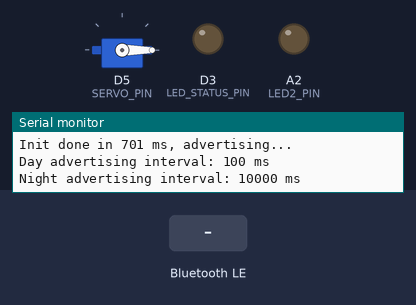
A program run on a simulated nRF52 board. Shown: servo, output pins drawn as LEDs (lit = HIGH), the last lines printed to the serial monitor. The test bench sets the inputs (shaded band). A phone connects over Bluetooth LE 3 s after start.

Above: at 1.9 s.
2.0 s: Bluetooth LE write "ANGLE:90" received
At 3.6 s:
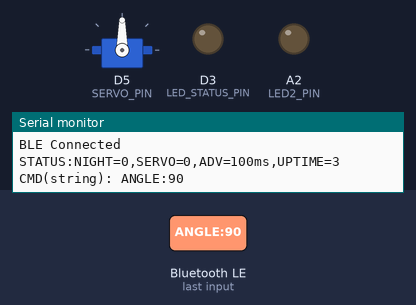
4.6 s: Bluetooth LE write "CLOSE" received
At 6.0 s:
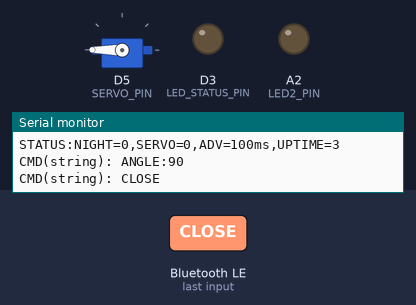
7.0 s: Bluetooth LE write "ANGLE:" received
At 8.8 s:
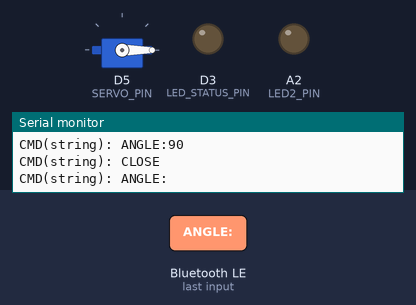
Timing chart, 0 to 10.3 s (numbered marks = the images above; inputs shaded):
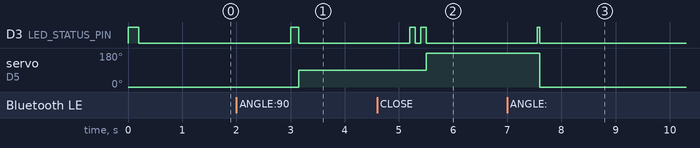

Measured:
- after the input at 2.0 s, servo on D5 (SERVO_PIN): 0° → 90° after 1.2 s
- after the input at 4.6 s, D3 (LED_STATUS_PIN): alternates HIGH for 0.10 s and LOW for 0.10 s, 4 changes in all, then stays LOW, starting after 0.60 s; servo on D5 (SERVO_PIN): 90° → 180° after 0.90 s
- after the input at 7.0 s, D3 (LED_STATUS_PIN): LOW → HIGH after 0.55 s, → LOW 0.05 s later; servo on D5 (SERVO_PIN): 180° → 0° after 0.60 s

The program:

main.cpp
```cpp
/**
 * BLE 舵机控制器 for nRF52840
 *
 * 移植自 ESP-NOW 门锁 (main.c) 的全部功能:
 *   - 舵机控制: OPEN / CLOSE / ANGLE:N (0-180°)
 *   - 工作模式: DAY (短广播间隔) / NIGHT (长广播间隔, 省电)
 *   - LED 状态指示
 *   - 命令 ACK 回执
 *   - 启动日志/状态上报
 *
 * 指令 (字符串方式):
 *   "OPEN"      - 开门 (0°)
 *   "CLOSE"     - 关门 (180°)
 *   "ANGLE:90"  - 指定角度
 *   "NIGHT"     - 夜间模式 (省电, 长广播间隔)
 *   "DAY"       - 白天模式 (正常, 短广播间隔)
 *   "STATUS"    - 查询当前状态
 *
 * 指令 (十六进制方式, 与 ESP-NOW 门锁协议对齐):
 *   0x01 = OPEN
 *   0x02 = CLOSE
 *   0x03 = NIGHT
 *   0x04 = DAY
 *   "ANGLE:0xNN" = 指定角度 (0x00-0xB4)
 *
 * 硬件: Adafruit Feather nRF52840 + MG946R 舵机
 * 省电: NIGHT 模式广播间隔 10s → 功耗极低
 */

#include <Arduino.h>
#include <bluefruit.h>
#include <Servo.h>

// ===================================================================
// 硬件引脚配置
// ===================================================================
#define SERVO_PIN       5       // 舵机 PWM 引脚
#define LED_STATUS_PIN  LED_BUILTIN  // 状态 LED (板载)
// 第二 LED (可选, 如无则注释掉或与 LED_BUILTIN 同引脚)
#ifndef PIN_LED2
#define LED2_PIN        16      // 第二 LED (Adafruit nRF52840: 16 = 蓝色)
#endif

// ===================================================================
// 舵机参数
// ===================================================================
#define SERVO_OPEN_DEG   0       // 开门角度
#define SERVO_CLOSE_DEG  180     // 关门角度
#define SERVO_HOLD_MS    2000    // 舵机保持通电时间

// ===================================================================
// BLE UUID (128-bit, 与原始保持一致)
// ===================================================================
BLEUuid svc_uuid("19B10000-E8F2-537E-4F6C-D104768A1214");
BLEUuid tx_uuid("19B10001-E8F2-537E-4F6C-D104768A1214");  // Notify (TX)
BLEUuid rx_uuid("19B10002-E8F2-537E-4F6C-D104768A1214");  // Write  (RX)

BLECharacteristic tx, rx;

// ===================================================================
// 工作模式
// ===================================================================
// DAY:  正常广播间隔 (快速响应)
// NIGHT: 省电长广播间隔 (~10s, 极低功耗, 首次连接可能稍慢)
#define ADV_INTERVAL_DAY_MS    100     // 白天广播间隔
#define ADV_INTERVAL_NIGHT_MS  10000   // 夜间广播间隔 (10s, 省电)

// ===================================================================
// 全局状态
// ===================================================================
Servo servo;
static bool night_mode = false;   // 夜间模式标志
static bool servo_active = false; // 舵机是否正在动作

// ===================================================================
// LED 控制
// ===================================================================
static void led_init(void)
{
    pinMode(LED_STATUS_PIN, OUTPUT);
    digitalWrite(LED_STATUS_PIN, LOW);
#ifdef LED2_PIN
    pinMode(LED2_PIN, OUTPUT);
    digitalWrite(LED2_PIN, LOW);
#endif
}

// 快闪 N 次 (用于指示命令执行)
static void led_flash(int count, int delay_ms)
{
    for (int i = 0; i < count; i++) {
        digitalWrite(LED_STATUS_PIN, HIGH);
        delay(delay_ms);
        digitalWrite(LED_STATUS_PIN, LOW);
        if (i < count - 1) delay(delay_ms);
    }
}

// 设置状态 LED (常亮/灭)
static void led_set(bool on)
{
    digitalWrite(LED_STATUS_PIN, on ? HIGH : LOW);
}

// ===================================================================
// 舵机控制
// ===================================================================
static void servo_do_open(void)
{
    servo_active = true;
    led_flash(1, 100);
    servo.attach(SERVO_PIN);
    servo.write(SERVO_OPEN_DEG);
    delay(SERVO_HOLD_MS);
    servo.detach();
    servo_active = false;
    led_set(LOW);
}

static void servo_do_close(void)
{
    servo_active = true;
    led_flash(2, 100);
    servo.attach(SERVO_PIN);
    servo.write(SERVO_CLOSE_DEG);
    delay(SERVO_HOLD_MS);
    servo.detach();
    servo_active = false;
    led_set(LOW);
}

static void servo_do_angle(int angle)
{
    if (angle < 0 || angle > 180) return;
    servo_active = true;
    led_flash(1, 50);
    servo.attach(SERVO_PIN);
    servo.write(angle);
    delay(SERVO_HOLD_MS);
    servo.detach();
    servo_active = false;
    led_set(LOW);
}

// ===================================================================
// 模式切换
// ===================================================================
static void set_day_mode(void)
{
    night_mode = false;
    Bluefruit.Advertising.stop();
    Bluefruit.Advertising.setInterval(ADV_INTERVAL_DAY_MS, ADV_INTERVAL_DAY_MS);
    Bluefruit.Advertising.start(0);  // 0 = 无限广播
    led_flash(3, 80);
    Serial.println("Mode: DAY (fast advertising)");
}

static void set_night_mode(void)
{
    night_mode = true;
    Bluefruit.Advertising.stop();
    Bluefruit.Advertising.setInterval(ADV_INTERVAL_NIGHT_MS, ADV_INTERVAL_NIGHT_MS);
    Bluefruit.Advertising.start(0);  // 0 = 无限广播
    led_flash(1, 300);
    Serial.println("Mode: NIGHT (low power advertising)");
}

// ===================================================================
// 状态上报
// ===================================================================
static void report_status(void)
{
    char buf[64];
    snprintf(buf, sizeof(buf),
        "STATUS:NIGHT=%d,SERVO=%d,ADV=%lums,UPTIME=%lu",
        night_mode ? 1 : 0,
        servo_active ? 1 : 0,
        night_mode ? (unsigned long)ADV_INTERVAL_NIGHT_MS : (unsigned long)ADV_INTERVAL_DAY_MS,
        (unsigned long)(millis() / 1000));
    tx.notify(buf, strlen(buf));
    Serial.println(buf);
}

// ===================================================================
// BLE 接收回调
// ===================================================================
void rx_cb(uint16_t conn_handle, BLECharacteristic *chr, uint8_t *data, uint16_t len)
{
    if (len == 0) return;

    // ─── 判断是字符串命令还是十六进制命令 ───
    // 如果第一个字节是 0x00-0x04 且长度=1, 按十六进制协议处理
    if (len == 1 && data[0] <= 0x04) {
        switch (data[0]) {
            case 0x01:  // CMD_OPEN
                Serial.println("CMD: OPEN (hex)");
                tx.notify("OK:OPEN");
                servo_do_open();
                break;
            case 0x02:  // CMD_CLOSE
                Serial.println("CMD: CLOSE (hex)");
                tx.notify("OK:CLOSE");
                servo_do_close();
                break;
            case 0x03:  // CMD_NIGHT
                Serial.println("CMD: NIGHT (hex)");
                tx.notify("OK:NIGHT");
                set_night_mode();
                break;
            case 0x04:  // CMD_DAY
                Serial.println("CMD: DAY (hex)");
                tx.notify("OK:DAY");
                set_day_mode();
                break;
            default:
                tx.notify("ERR:UNKNOWN");
                break;
        }
        return;
    }

    // ─── 字符串命令解析 ───
    String cmd;
    cmd.reserve(len);
    for (uint16_t i = 0; i < len; i++) {
        cmd += (char)data[i];
    }
    Serial.print("CMD(string): ");
    Serial.println(cmd);

    if (cmd == "OPEN") {
        tx.notify("OK:OPEN");
        servo_do_open();
    }
    else if (cmd == "CLOSE") {
        tx.notify("OK:CLOSE");
        servo_do_close();
    }
    else if (cmd == "NIGHT") {
        tx.notify("OK:NIGHT");
        set_night_mode();
    }
    else if (cmd == "DAY") {
        tx.notify("OK:DAY");
        set_day_mode();
    }
    else if (cmd == "STATUS") {
        report_status();
    }
    else if (cmd.startsWith("ANGLE:")) {
        String angle_str = cmd.substring(6);
        // 支持十六进制: "ANGLE:0x5A"
        int angle;
        if (angle_str.startsWith("0x") || angle_str.startsWith("0X")) {
            angle = (int)strtol(angle_str.c_str() + 2, NULL, 16);
        } else {
            angle = angle_str.toInt();
        }
        if (angle >= 0 && angle <= 180) {
            char buf[16];
            snprintf(buf, sizeof(buf), "OK:%d", angle);
            tx.notify(buf, strlen(buf));
            servo_do_angle(angle);
        } else {
            tx.notify("ERR:BAD_ANGLE");
        }
    }
    else {
        tx.notify("ERR:UNKNOWN");
    }
}

// ===================================================================
// BLE 连接/断开回调
// ===================================================================
void connect_cb(uint16_t conn_handle)
{
    Serial.println("BLE Connected");
    led_set(HIGH);
    // 连接后上报一次状态
    delay(100);
    report_status();
}

void disconnect_cb(uint16_t conn_handle, uint8_t reason)
{
    Serial.printf("BLE Disconnected, reason: %d\n", reason);
    led_set(LOW);
}

// ===================================================================
// 初始化
// ===================================================================
void setup()
{
    Serial.begin(115200);

    // 记录启动时间
    uint32_t boot_ms = millis();

    Serial.println("========================================");
    Serial.println("  BLE Servo Controller for nRF52840");
    Serial.println("  Ported from ESP-NOW Door Lock");
    Serial.println("========================================");

    // LED 初始化
    led_init();
    led_flash(1, 200);  // 启动指示

    // 舵机初始化
    servo.attach(SERVO_PIN);
    servo.write(SERVO_OPEN_DEG);  // 初始位置: 开门
    delay(500);
    servo.detach();

    // BLE 初始化
    Bluefruit.begin();
    Bluefruit.setName("NRF-Servo");
    Bluefruit.autoConnLed(false);       // 彻底禁用连接状态 LED (蓝灯)
    Bluefruit.setConnLedInterval(0);    // 连接 LED 闪烁间隔 = 0
    Bluefruit.Periph.setConnectCallback(connect_cb);
    Bluefruit.Periph.setDisconnectCallback(disconnect_cb);

    // 创建服务
    BLEService s(svc_uuid);
    s.begin();

    // TX Characteristic (Notify - 发送数据给手机/网关)
    tx.setProperties(CHR_PROPS_NOTIFY);
    tx.setPermission(SECMODE_OPEN, SECMODE_NO_ACCESS);
    tx.setUuid(tx_uuid);
    tx.begin();

    // RX Characteristic (Write - 接收命令)
    rx.setProperties(CHR_PROPS_WRITE | CHR_PROPS_WRITE_WO_RESP);
    rx.setPermission(SECMODE_OPEN, SECMODE_OPEN);
    rx.setUuid(rx_uuid);
    rx.setWriteCallback(rx_cb);
    rx.begin();

    // 广播设置
    Bluefruit.Advertising.addService(s);
    Bluefruit.Advertising.addName();
    Bluefruit.Advertising.setInterval(ADV_INTERVAL_DAY_MS, ADV_INTERVAL_DAY_MS);
    Bluefruit.Advertising.setFastTimeout(30);  // 30s 快速广播后自动切换
    Bluefruit.Advertising.start();

    uint32_t init_ms = millis() - boot_ms;
    Serial.printf("Init done in %lu ms, advertising...\n", init_ms);
    Serial.printf("Day advertising interval: %d ms\n", ADV_INTERVAL_DAY_MS);
    Serial.printf("Night advertising interval: %d ms\n", ADV_INTERVAL_NIGHT_MS);
}

// ===================================================================
// 主循环 (空闲)
// ===================================================================
void loop()
{
    // Bluefruit 内部处理在中断中完成
    // 此处可添加额外逻辑 (如周期性状态日志)

    // 每 60 秒串口输出一次状态 (调试用)
    static uint32_t last_report = 0;
    if (millis() - last_report > 60000) {
        last_report = millis();
        Serial.printf("[HEARTBEAT] night_mode=%d, servo_active=%d, uptime=%lus\n",
                      night_mode, servo_active, (unsigned long)(millis() / 1000));
    }

    // nRF52 在 loop() 空闲时自动进入低功耗 (__WFE)
    yield();
}
```
